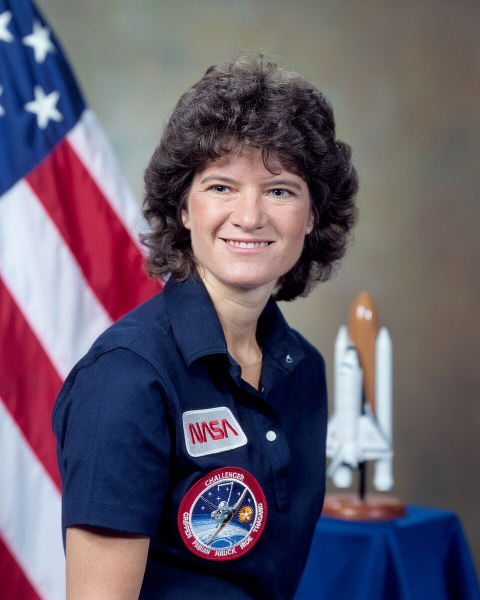
#> input picture apps/web/e2e/fixtures/portrait.jpg, 960 x 1200 px (shown at 1/2 size)
$ python -i photos.py   (imports and definitions only)
#> lines starting #> are read from the running program, lines starting #| are printed output that depends on the picture; after the words box and inside, x2 and y2 are one past the last pixel; in counts of white or black regions, pixels touching at a corner belong together
#> further down, picture is the input picture: shape (1200, 960, 3); mean B, G, R 105.3, 90.9, 100.4
"""The four head photos: images, person masks (rembg through the shape stage's Python, GrabCut fallback), and the
optional de-glassed versions (``<photos>/clean/<name>.jpg`` + ``<name>_mask.png``)."""

from __future__ import annotations

import subprocess
import sys
from dataclasses import dataclass
from pathlib import Path

import cv2
import numpy as np
from PIL import Image, ImageOps

from . import LAB_DIR, RECON_DIR, log

VIEWS = ("front", "back", "profile_nose_right", "profile_nose_left")
# Nominal camera azimuth around the head: 0 front, +90 on the character's left (+X), 180 back. A nose pointing to the
# image right means the camera is on the character's right side (-90), a nose pointing left on the left side (+90).
NOMINAL_YAW = {"front": 0.0, "back": 180.0, "profile_nose_right": -90.0, "profile_nose_left": 90.0}


@dataclass
class Photo:
    name: str
    rgb: np.ndarray  # (H, W, 3) uint8, original (geometry)
    tex_rgb: np.ndarray  # same size; de-glassed when available (texture)
    mask: np.ndarray  # (H, W) bool person mask
    glass: np.ndarray  # (H, W) bool pixels that must not feed the texture (glasses), may be all False
    clean: bool = False


def load_rgb(path: Path) -> np.ndarray:
    return np.array(ImageOps.exif_transpose(Image.open(path)).convert("RGB"))


def grabcut_person(rgb: np.ndarray) -> np.ndarray:
    H, W = rgb.shape[:2]
#> H = 1200; W = 960
    s = 512.0 / max(H, W)
#> s = 0.427
    small = cv2.resize(rgb, None, fx=s, fy=s, interpolation=cv2.INTER_AREA)
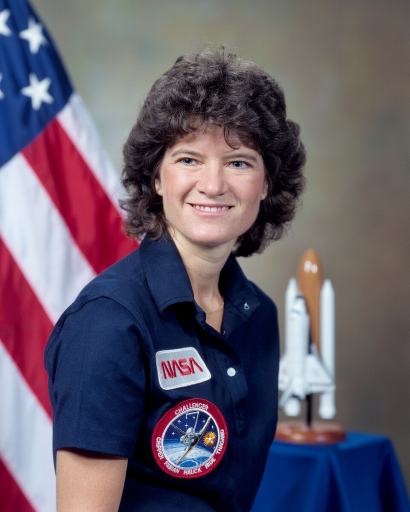
#> small: shape (512, 410, 3); mean B, G, R 105.3, 90.9, 100.4
    m = np.full(small.shape[:2], cv2.GC_PR_BGD, np.uint8)
    h, w = small.shape[:2]
#> h = 512; w = 410
    m[int(h * 0.15):, int(w * 0.15):int(w * 0.85)] = cv2.GC_PR_FGD
    m[: int(h * 0.05)] = cv2.GC_BGD
    bgd, fgd = np.zeros((1, 65)), np.zeros((1, 65))
    cv2.grabCut(small, m, None, bgd, fgd, 4, cv2.GC_INIT_WITH_MASK)
    out = np.isin(m, (cv2.GC_FGD, cv2.GC_PR_FGD)).astype(np.uint8)
    return cv2.resize(out, (W, H), interpolation=cv2.INTER_NEAREST) > 0


# [54 lines left out: functions segment_person, load_photos, head_blob, not called in this run]

>>> import cv2
>>> picture = cv2.imread('../../../../../apps/web/e2e/fixtures/portrait.jpg')
>>> result = grabcut_person(picture)
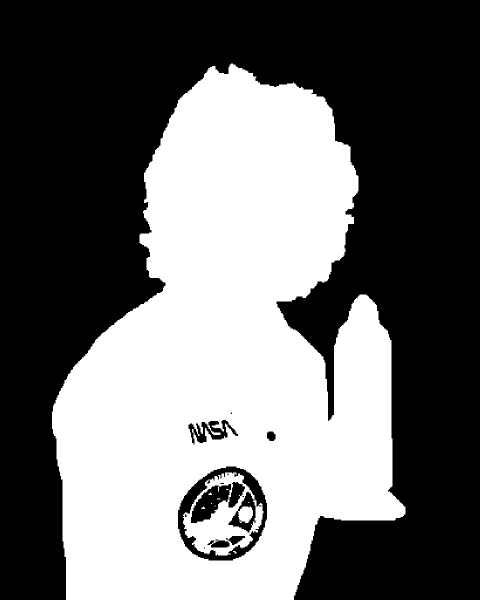
#> result: shape (1200, 960) bool (shown at 1/2 size); 42.4% white; 10 white regions (5 under 20 px), largest, box (x1, y1, x2, y2) and area: (104, 127, 811, 1200) 477254, (366, 945, 527, 1111) 11521, (417, 985, 424, 990) 25, (403, 1013, 410, 1018) 25, (466, 1102, 473, 1107) 22
